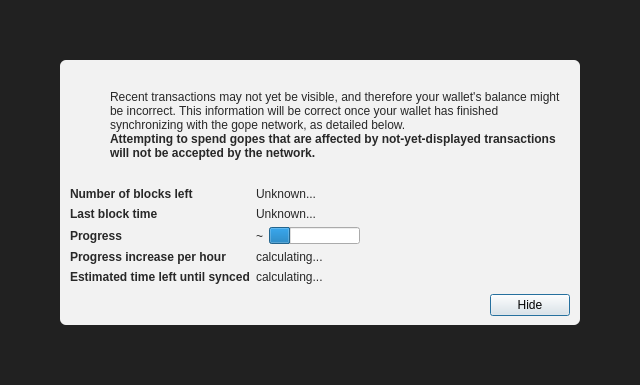
<?xml version="1.0" encoding="UTF-8"?>
<ui version="4.0">
 <class>ModalOverlay</class>
 <widget class="ModalOverlay" name="ModalOverlay">
  <property name="geometry">
   <rect>
    <x>0</x>
    <y>0</y>
    <width>640</width>
    <height>385</height>
   </rect>
  </property>
  <property name="windowTitle">
   <string>Form</string>
  </property>
  <layout class="QVBoxLayout" name="verticalLayout" stretch="0">
   <property name="sizeConstraint">
    <enum>QLayout::SetDefaultConstraint</enum>
   </property>
   <property name="leftMargin">
    <number>0</number>
   </property>
   <property name="topMargin">
    <number>0</number>
   </property>
   <property name="rightMargin">
    <number>0</number>
   </property>
   <property name="bottomMargin">
    <number>0</number>
   </property>
   <item>
    <widget class="QWidget" name="bgWidget" native="true">
     <property name="styleSheet">
      <string notr="true">#bgWidget { background: rgba(0,0,0,220); }</string>
     </property>
     <layout class="QVBoxLayout" name="verticalLayoutMain" stretch="1">
      <property name="leftMargin">
       <number>60</number>
      </property>
      <property name="topMargin">
       <number>60</number>
      </property>
      <property name="rightMargin">
       <number>60</number>
      </property>
      <property name="bottomMargin">
       <number>60</number>
      </property>
      <item>
       <widget class="QWidget" name="contentWidget" native="true">
        <property name="styleSheet">
         <string notr="true">#contentWidget { background: rgba(255,255,255,240); border-radius: 6px; }

QLabel { color: rgb(40,40,40);  }</string>
        </property>
        <layout class="QVBoxLayout" name="verticalLayoutSub" stretch="1,0,0,0">
         <property name="spacing">
          <number>0</number>
         </property>
         <property name="leftMargin">
          <number>10</number>
         </property>
         <property name="topMargin">
          <number>10</number>
         </property>
         <property name="rightMargin">
          <number>10</number>
         </property>
         <property name="bottomMargin">
          <number>10</number>
         </property>
         <item>
          <layout class="QHBoxLayout" name="horizontalLayoutIconText" stretch="0,1">
           <property name="topMargin">
            <number>20</number>
           </property>
           <item>
            <layout class="QVBoxLayout" name="verticalLayoutIcon">
             <property name="leftMargin">
              <number>0</number>
             </property>
             <item>
              <widget class="QPushButton" name="warningIcon">
               <property name="enabled">
                <bool>false</bool>
               </property>
               <property name="text">
                <string/>
               </property>
               <property name="icon">
                <iconset>
                 <normaloff>:/icons/warning</normaloff>
                 <disabledoff>:/icons/warning</disabledoff>:/icons/warning</iconset>
               </property>
               <property name="iconSize">
                <size>
                 <width>48</width>
                 <height>48</height>
                </size>
               </property>
               <property name="flat">
                <bool>true</bool>
               </property>
              </widget>
             </item>
             <item>
              <spacer name="verticalSpacerWarningIcon">
               <property name="orientation">
                <enum>Qt::Vertical</enum>
               </property>
               <property name="sizeHint" stdset="0">
                <size>
                 <width>20</width>
                 <height>40</height>
                </size>
               </property>
              </spacer>
             </item>
            </layout>
           </item>
           <item>
            <layout class="QVBoxLayout" name="verticalLayoutInfoText">
             <property name="leftMargin">
              <number>0</number>
             </property>
             <property name="topMargin">
              <number>0</number>
             </property>
             <item>
              <widget class="QLabel" name="infoText">
               <property name="text">
                <string>Recent transactions may not yet be visible, and therefore your wallet's balance might be incorrect. This information will be correct once your wallet has finished synchronizing with the gope network, as detailed below.</string>
               </property>
               <property name="textFormat">
                <enum>Qt::RichText</enum>
               </property>
               <property name="wordWrap">
                <bool>true</bool>
               </property>
              </widget>
             </item>
             <item>
              <widget class="QLabel" name="infoTextStrong">
               <property name="font">
                <font>
                 <weight>75</weight>
                 <bold>true</bold>
                </font>
               </property>
               <property name="text">
                <string>Attempting to spend gopes that are affected by not-yet-displayed transactions will not be accepted by the network.</string>
               </property>
               <property name="textFormat">
                <enum>Qt::RichText</enum>
               </property>
               <property name="wordWrap">
                <bool>true</bool>
               </property>
              </widget>
             </item>
             <item>
              <spacer name="verticalSpacerInTextSpace">
               <property name="orientation">
                <enum>Qt::Vertical</enum>
               </property>
               <property name="sizeHint" stdset="0">
                <size>
                 <width>20</width>
                 <height>40</height>
                </size>
               </property>
              </spacer>
             </item>
            </layout>
           </item>
          </layout>
         </item>
         <item>
          <spacer name="verticalSpacerAfterText">
           <property name="orientation">
            <enum>Qt::Vertical</enum>
           </property>
           <property name="sizeHint" stdset="0">
            <size>
             <width>20</width>
             <height>40</height>
            </size>
           </property>
          </spacer>
         </item>
         <item>
          <layout class="QFormLayout" name="formLayout">
           <property name="fieldGrowthPolicy">
            <enum>QFormLayout::FieldsStayAtSizeHint</enum>
           </property>
           <property name="horizontalSpacing">
            <number>6</number>
           </property>
           <property name="verticalSpacing">
            <number>6</number>
           </property>
           <property name="topMargin">
            <number>10</number>
           </property>
           <item row="0" column="0">
            <widget class="QLabel" name="labelNumberOfBlocksLeft">
             <property name="font">
              <font>
               <weight>75</weight>
               <bold>true</bold>
              </font>
             </property>
             <property name="text">
              <string>Number of blocks left</string>
             </property>
            </widget>
           </item>
           <item row="0" column="1">
            <widget class="QLabel" name="numberOfBlocksLeft">
             <property name="text">
              <string>Unknown...</string>
             </property>
            </widget>
           </item>
           <item row="1" column="0">
            <widget class="QLabel" name="labelLastBlockTime">
             <property name="font">
              <font>
               <weight>75</weight>
               <bold>true</bold>
              </font>
             </property>
             <property name="text">
              <string>Last block time</string>
             </property>
            </widget>
           </item>
           <item row="1" column="1">
            <widget class="QLabel" name="newestBlockDate">
             <property name="sizePolicy">
              <sizepolicy hsizetype="Maximum" vsizetype="Preferred">
               <horstretch>0</horstretch>
               <verstretch>0</verstretch>
              </sizepolicy>
             </property>
             <property name="text">
              <string>Unknown...</string>
             </property>
            </widget>
           </item>
           <item row="2" column="0">
            <widget class="QLabel" name="labelSyncDone">
             <property name="font">
              <font>
               <weight>75</weight>
               <bold>true</bold>
              </font>
             </property>
             <property name="text">
              <string>Progress</string>
             </property>
            </widget>
           </item>
           <item row="2" column="1">
            <layout class="QHBoxLayout" name="horizontalLayoutSync" stretch="0,1">
             <item>
              <widget class="QLabel" name="percentageProgress">
               <property name="text">
                <string notr="true">~</string>
               </property>
              </widget>
             </item>
             <item>
              <widget class="QProgressBar" name="progressBar">
               <property name="value">
                <number>24</number>
               </property>
               <property name="format">
                <string/>
               </property>
              </widget>
             </item>
            </layout>
           </item>
           <item row="4" column="0">
            <widget class="QLabel" name="labelProgressIncrease">
             <property name="font">
              <font>
               <weight>75</weight>
               <bold>true</bold>
              </font>
             </property>
             <property name="text">
              <string>Progress increase per hour</string>
             </property>
            </widget>
           </item>
           <item row="4" column="1">
            <widget class="QLabel" name="progressIncreasePerH">
             <property name="text">
              <string>calculating...</string>
             </property>
            </widget>
           </item>
           <item row="5" column="0">
            <widget class="QLabel" name="labelEstimatedTimeLeft">
             <property name="font">
              <font>
               <weight>75</weight>
               <bold>true</bold>
              </font>
             </property>
             <property name="text">
              <string>Estimated time left until synced</string>
             </property>
            </widget>
           </item>
           <item row="5" column="1">
            <widget class="QLabel" name="expectedTimeLeft">
             <property name="text">
              <string>calculating...</string>
             </property>
            </widget>
           </item>
          </layout>
         </item>
         <item>
          <layout class="QHBoxLayout" name="horizontalLayoutButtons">
           <property name="leftMargin">
            <number>10</number>
           </property>
           <property name="topMargin">
            <number>10</number>
           </property>
           <item>
            <spacer name="horizontalSpacer">
             <property name="orientation">
              <enum>Qt::Horizontal</enum>
             </property>
             <property name="sizeHint" stdset="0">
              <size>
               <width>40</width>
               <height>20</height>
              </size>
             </property>
            </spacer>
           </item>
           <item>
            <widget class="QPushButton" name="closeButton">
             <property name="text">
              <string>Hide</string>
             </property>
             <property name="focusPolicy">
              <enum>Qt::StrongFocus</enum>
             </property>
             <property name="default">
              <bool>true</bool>
             </property>
            </widget>
           </item>
          </layout>
         </item>
        </layout>
       </widget>
      </item>
     </layout>
    </widget>
   </item>
  </layout>
 </widget>
 <customwidgets>
  <customwidget>
   <class>ModalOverlay</class>
   <extends>QWidget</extends>
   <header>qt/modaloverlay.h</header>
   <container>1</container>
  </customwidget>
 </customwidgets>
 <resources/>
 <connections/>
</ui>
